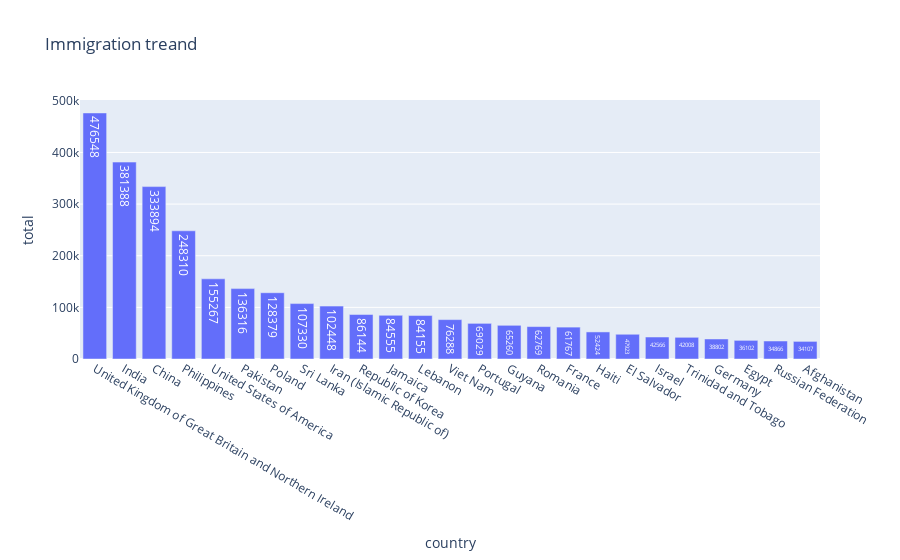

Source (notebook cell):
### Code cell
px.bar(df.head(25), x ='country', y = 'total',
       title='Immigration treand',text ='total')

### Figure 1 — Plotly figure (JSON) as saved in the notebook; plotly's stock layout.template omitted (floating-point values rounded to 4 significant figures)
{"data": [{"alignmentgroup": "True", "hovertemplate": "country=%{x}<br>total=%{text}<extra></extra>", "legendgroup": "", "marker": {"color": "#636efa", "pattern": {"shape": ""}}, "name": "", "offsetgroup": "", "orientation": "v", "showlegend": false, "text": [476548, 381388, 333894, 248310, 155267, 136316, 128379, 107330, 102448, 86144, 84555, 84155, 76288, 69029, 65260, 62769, 61767, 52424, 47923, 42566, 42008, 38802, 36102, 34866, 34107], "textposition": "auto", "type": "bar", "x": ["United Kingdom of Great Britain and Northern Ireland", "India", "China", "Philippines", "United States of America", "Pakistan", "Poland", "Sri Lanka", "Iran (Islamic Republic of)", "Republic of Korea", "Jamaica", "Lebanon", "Viet Nam", "Portugal", "Guyana", "Romania", "France", "Haiti", "El Salvador", "Israel", "Trinidad and Tobago", "Germany", "Egypt", "Russian Federation", "Afghanistan"], "xaxis": "x", "y": [476548, 381388, 333894, 248310, 155267, 136316, 128379, 107330, 102448, 86144, 84555, 84155, 76288, 69029, 65260, 62769, 61767, 52424, 47923, 42566, 42008, 38802, 36102, 34866, 34107], "yaxis": "y"}], "layout": {"barmode": "relative", "legend": {"tracegroupgap": 0}, "title": {"text": "Immigration treand"}, "xaxis": {"anchor": "y", "domain": [0, 1], "title": {"text": "country"}}, "yaxis": {"anchor": "x", "domain": [0, 1], "title": {"text": "total"}}}}
